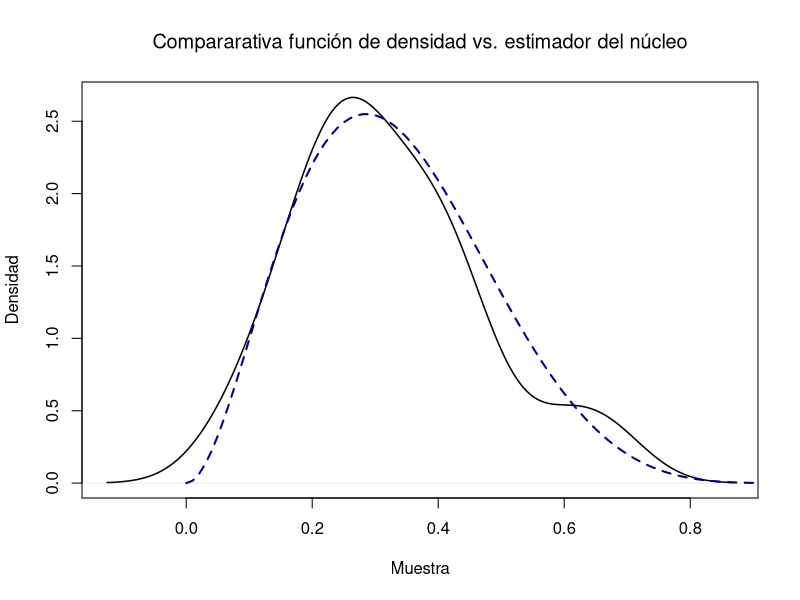

The R script that drew this image: (Note: this script raises an error after producing the figure.)
set.seed(123)
n <- 20
alpha <- 3
beta <- 6
muestra <- rbeta(n,alpha,beta)

# Estimación de pdf con estimador del núcleo
e_nucleo <- density(muestra)
plot(e_nucleo, lwd = 1.5, font.main = 1,
     main = "Compararativa función de densidad vs. estimador del núcleo",
     xlab = "Muestra", ylab = "Densidad")
curve(dbeta(x, alpha, beta), from = 0, to = 1, lty = 2, add = TRUE, col = 'darkblue', lwd = 2)  
leg <- c('f(x)', TeX(r'($\hat{f}$)'))
legend("right", legend = leg, lty=c(1,1), col=c('darkblue','black'))

# Estimación de cdf con la función empírica
df <- data.frame(muestra)
ggplot(df, aes(muestra))+
  ggtitle('Comparativa función de distribución vs. función empírica') +
  theme(plot.title = element_text(hjust = 0.5)) +
  stat_ecdf(aes(muestra, linetype='F. empírica')) +
  stat_ecdf(aes(muestra), geom = 'point') +
  geom_function(fun = pbeta, args = list(alpha, beta), size = 1, 
                col = 'magenta', aes(linetype = 'F(x)')) + 
  labs(x = 'Muestra', y = 'Distribución', linetype = '') +
  xlim(-0.01, 1.01) +
  theme(axis.line = element_line(colour = "black"),
        panel.grid.major = element_blank(),
        panel.grid.minor = element_blank(),
        panel.border = element_blank(),
        panel.background = element_blank())